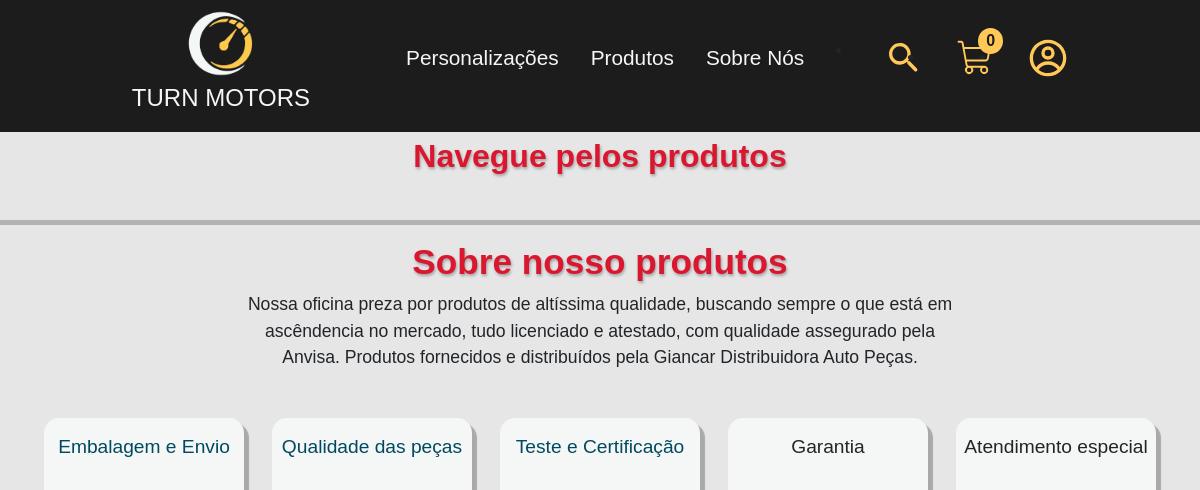
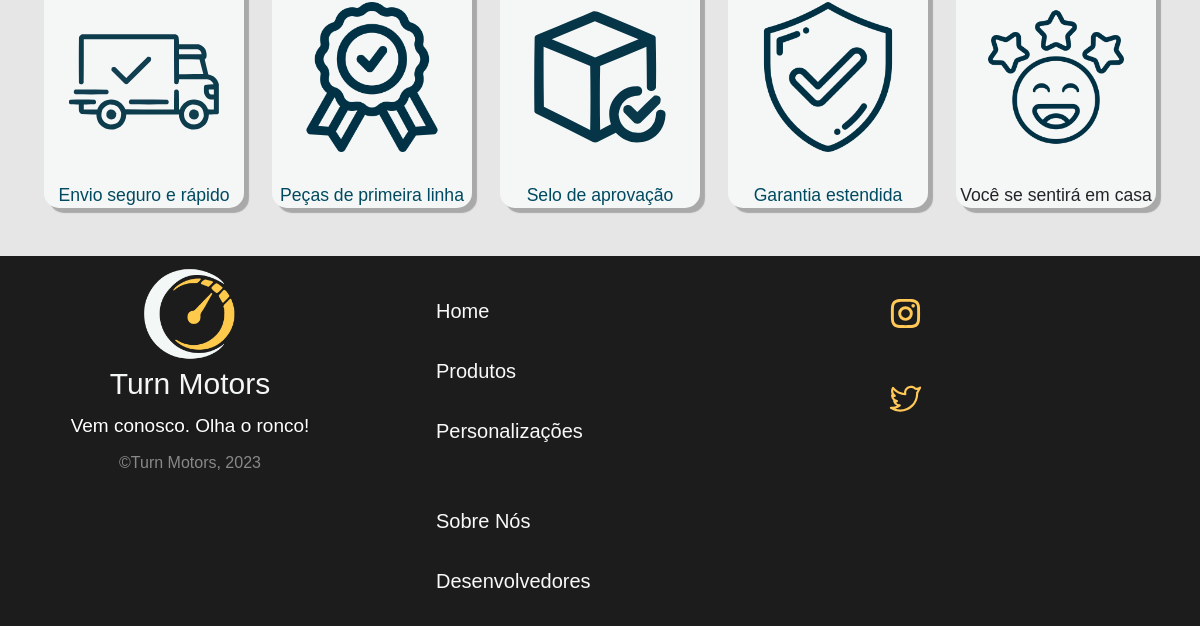
Page /pags/trocasDisponiveis.php?pagina=2 on the earlier database version (2 pictures, top to bottom).
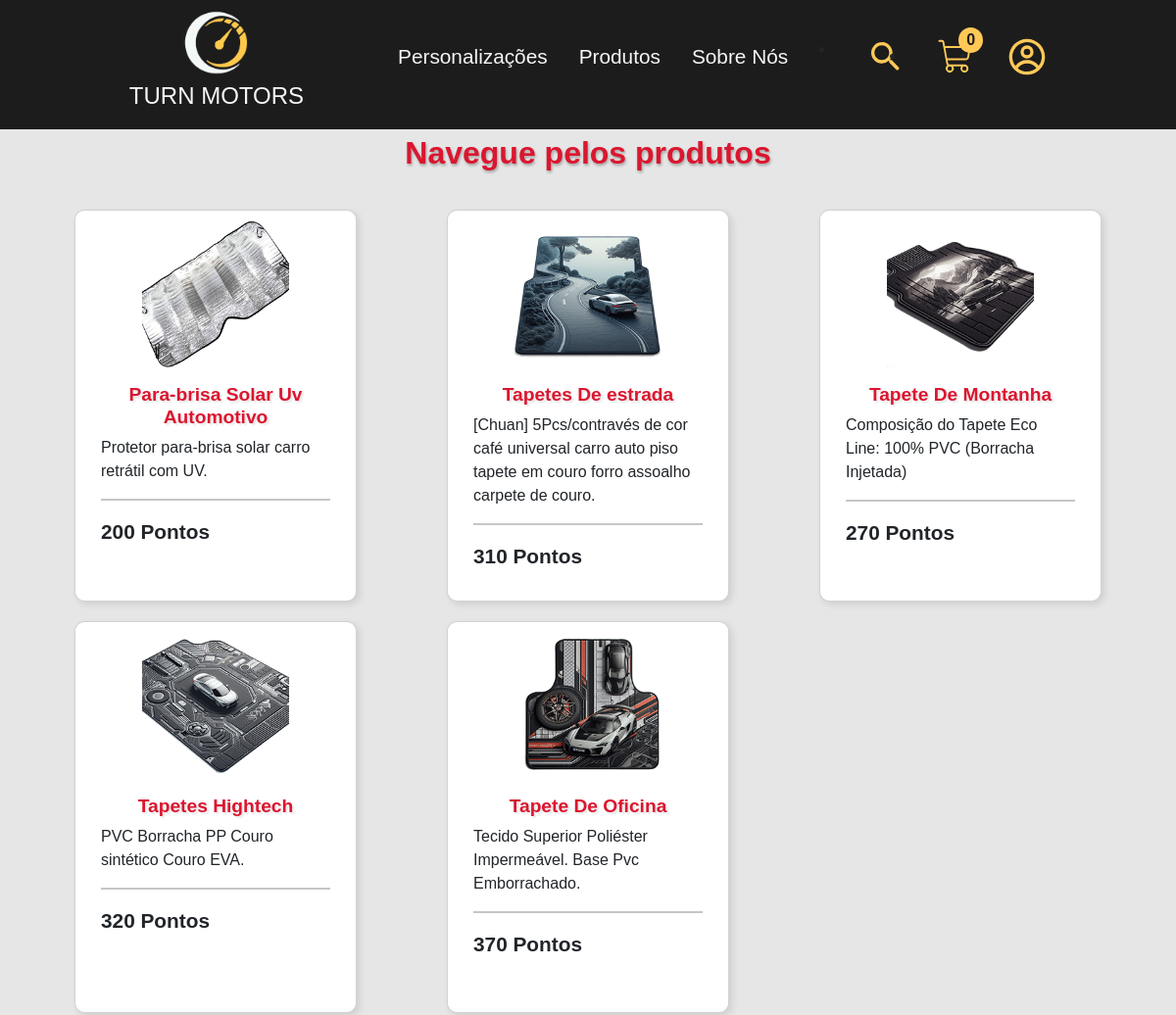
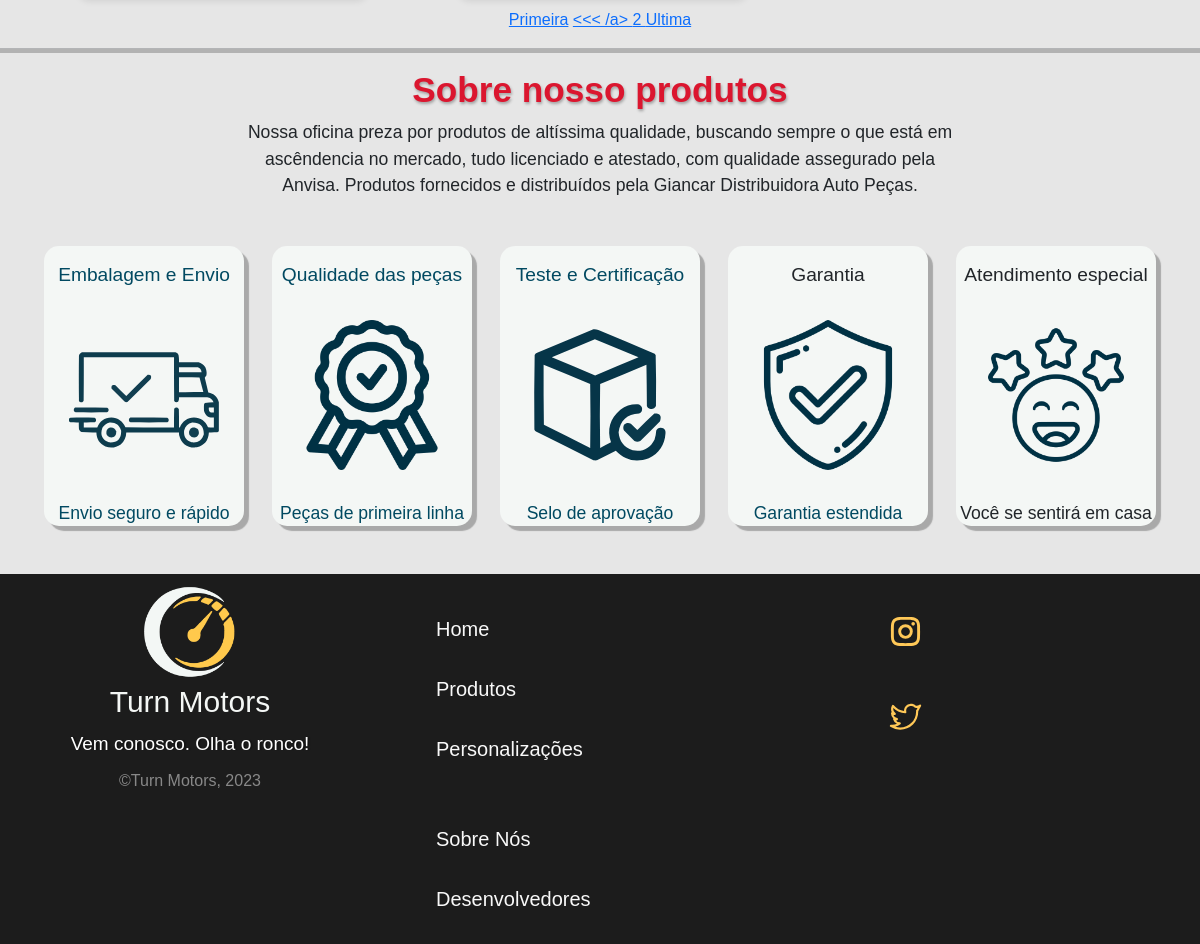
Same page on the later database version (2 pictures, top to bottom).
### tables this page shows
CREATE TABLE IF NOT EXISTS `produtosTroca`(
  `idProduto` int not null AUTO_INCREMENT,
  `nome` varchar(120) not null,
  `preco_pontos` int not null,
  `descricao` varchar(180) not null,
  `categoria` ENUM(
    'capa-volante',
    'cheirinho-carro',
    'chaveiro',
    'limpador',
    'tapa-sol',
    'tapete-carro',
    'lavagem-simples',
    'lavagem-completa'
  ) NOT NULL,
  `caminho_img` varchar(120) not null,
  PRIMARY KEY (`idProduto`)
);

### pags/trocasDisponiveis.php (the view, shortened to what the rows shown need)
<?php
require_once('../assets/scripts/conexao.php');
$pagina = 1;
if (isset($_GET['pagina']))
    $pagina = filter_input(INPUT_GET, "pagina", FILTER_VALIDATE_INT);
$limite = 20;
$inicio = ($pagina * $limite) - $limite;
if (isset($_GET['produtoTroca'])) {
    $pesquisa = ($_GET['produtoTroca']);
    $sql = "SELECT idProduto FROM produtosTroca WHERE categoria LIKE :pesquisa LIMIT $inicio, $limite";
    $calcPag = $pdo->query("SELECT COUNT(idProduto) count FROM produtosTroca WHERE categoria LIKE '%$pesquisa%'")->fetch()["count"];
    $paginas = ceil($calcPag / $limite);
    $pesq = $pesquisa;
    $stmt = $pdo->prepare($sql);
    $pesquisaParam = '%' . $pesquisa . '%';
    $stmt->bindParam(':pesquisa', $pesquisaParam, PDO::PARAM_STR);
    if ($stmt->execute()) {
        $idsProdutos = [];
        while ($linha = $stmt->fetch(PDO::FETCH_ASSOC)) {
            $idsProdutos[] = $linha['idProduto'];
        }
    }
    $sqlCont = "SELECT idProduto FROM produtosTroca WHERE nome LIKE :pesquisa";
    $stmtCont = $pdo->prepare($sqlCont);
    $pesquisaParamCont = '%' . $pesquisa . '%';
    $stmtCont->bindParam(':pesquisa', $pesquisaParamCont, PDO::PARAM_STR);
    if ($stmtCont->execute()) {
        $idsProdutosCont = [];
        while ($linhaCont = $stmtCont->fetch(PDO::FETCH_ASSOC)) {
            $idsProdutosCont[] = $linhaCont['idProduto'];
        }
    }
    if (!empty($idsProdutos)) {
        $prodEncontrados = implode(",", $idsProdutosCont);
        $sqlTodosNaoEncontrados = "SELECT idProduto FROM produtosTroca WHERE idProduto NOT IN ('$prodEncontrados') LIMIT 0, 20";
        $stmt2 = $pdo->query($sqlTodosNaoEncontrados);
        $naoEncontrados = [];
        while ($linha2 = $stmt2->fetch(PDO::FETCH_ASSOC)) {
            $naoEncontrados[] = $linha2['idProduto'];
        }
    } else {
        $sqlTodosNaoEncontrados = "SELECT idProduto FROM produtosTroca LIMIT 0, 20";
        $stmt2 = $pdo->query($sqlTodosNaoEncontrados);
        $naoEncontrados = [];
        while ($linha2 = $stmt2->fetch(PDO::FETCH_ASSOC)) {
            $naoEncontrados[] = $linha2['idProduto'];
        }
    }
    $chunksProdutos2 = array_chunk($naoEncontrados, ceil(count($naoEncontrados) / 1));
} else {
    if (isset($_GET['produtoTroca'])) {
        $categoria = $_GET['produtoTroca'];
        $msgNav = "da categoria!";
        if (!empty($categoria)) {
            $sql = "SELECT idProduto FROM produtosTroca WHERE categoria = :categoria LIMIT $inicio, $limite";
            $calcPag = $pdo->query("SELECT COUNT(codigoProduto) count FROM produto WHERE TG_categoria = '$categoria'")->fetch()["count"];
            $paginas = ceil($calcPag / $limite);
            $stmt = $pdo->prepare($sql);
            $stmt->bindParam(':categoria', $categoria, PDO::PARAM_STR);
            if ($stmt->execute()) {
                $idsProdutos = [];
                while ($linha = $stmt->fetch(PDO::FETCH_ASSOC)) {
                    $idsProdutos[] = $linha['idProduto'];
                }
            } else {
                echo "Erro na consulta: " . $stmt->errorInfo()[2];
            }
        }
    } else {
        $idsProdutos = [];
        $sql = "SELECT idProduto FROM produtosTroca LIMIT $inicio, $limite";
        $stmt = $pdo->prepare($sql);
        if ($stmt->execute()) {
            $idsProdutos = [];
            while ($linha = $stmt->fetch(PDO::FETCH_ASSOC)) {
                $idsProdutos[] = $linha['idProduto'];
            }
        } else {
            echo "Erro na consulta: " . $stmt->errorInfo()[2];
        }
    }
}
if (!empty($idsProdutos)) {
    $chunksProdutos = array_chunk($idsProdutos, ceil(count($idsProdutos) / 1));
}
?>
<!DOCTYPE html>
<html lang="pt-br">
<head>
    <link rel="stylesheet" href="../assets/css/estilos-importantes.css">
    <link rel="stylesheet" type="text/css" href="../assets/css/produtos-categoria.min.css">
    <link rel="stylesheet" type="text/css" href="../assets/css/carrinho.min.css">
</head>
<body id="container__body">
    <?php
    require_once('../assets/components/header.php');
    ?>
    <br class="espaco_invisivel">
    <br class="espaco_invisivel">
    <br class="espaco_invisivel">
    <?php if (!empty($chunksProdutos)) {
        foreach ($chunksProdutos as $chunk) { ?>
            <div class="container">
                <div class="row ">
                    <?php foreach ($chunk as $idsProdutos) {
                        $sql = "SELECT * FROM produtosTroca WHERE idProduto = :idsProdutos";
                        $stmt = $pdo->prepare($sql);
                        $stmt->bindParam(':idsProdutos', $idsProdutos, PDO::PARAM_INT);
                        $stmt->execute();
                        if ($row = $stmt->fetch(PDO::FETCH_ASSOC)) {
                            $nomeProduto = $row['nome'];
                            $precoProduto = $row['preco_pontos'];
                            $descricaoProduto = $row['descricao'];
                            $imagemProduto = $row['caminho_img'];
                        }
                    ?>
                        <div class="col-lg-4 col-md-6 col-sm-12  col-12" style="padding: 10px; ">
                            <div class="d-flex justify-content-center">
                                <div class="card card-produto-dinamico" style="width: 18rem;">
                                    <div class="text-center">
                                        <a href="troca.php?nomeProd=<?= $nomeProduto ?>"><img class="card-img-top imagens-prod" src="<?= $imagemProduto ?>" alt="..."></a>
                                    </div>
                                    <div class="card-body " style="display: flex; flex-direction: column; ">
                                        <div class="card-produto-dinamico-titulo">
                                            <h5 class="card-title"><?= $nomeProduto ?></h5>
                                        </div>
                                        <div>
                                            <div class="card-text"><?= $descricaoProduto ?></div>
                                        </div>
                                        <hr class="card-produto-dinamico-linha">
                                        <div class="card-produto-dinamico-preco-button">
                                            <div class="card-produto-dinamico-preco-button-texto"><?= $precoProduto ?> Pontos</div>
                                        </div>
                                    </div>
                                </div>
                            </div>
                        </div>
            <?php }
                }
            } ?>
                </div>
            </div>
            <div class="container">
                <div class="row">
                    <div class="col">
                        <h1 class="pro-promo">Sobre nosso produtos</h1>
                    </div>
                </div>
                <br>
                <br>
            </div>
            <br>
            <br>
</body>
</html>

Differences in the rows shown:
added produtostroca: caminho_img (picture), nome "Para-brisa Solar Uv Automotivo", descricao "Protetor para-brisa solar carro retrátil com UV.", preco_pontos "200"
added produtostroca: caminho_img (picture), nome "Tapetes De estrada", descricao "[Chuan] 5Pcs/contravés de cor café universal carro auto piso tapete em couro forro assoalho carpete de couro.", preco_pontos "310"
added produtostroca: caminho_img (picture), nome "Tapete De Montanha", descricao "Composição do Tapete Eco Line: 100% PVC (Borracha Injetada)", preco_pontos "270"
added produtostroca: caminho_img (picture), nome "Tapetes Hightech", descricao "PVC Borracha PP Couro sintético Couro EVA.", preco_pontos "320"
added produtostroca: caminho_img (picture), nome "Tapete De Oficina", descricao "Tecido Superior Poliéster Impermeável. Base Pvc Emborrachado.", preco_pontos "370"
Other differences:
$pagina: (not shown) → "2"
text now shown: "Primeira <<< /a> Ultima"
